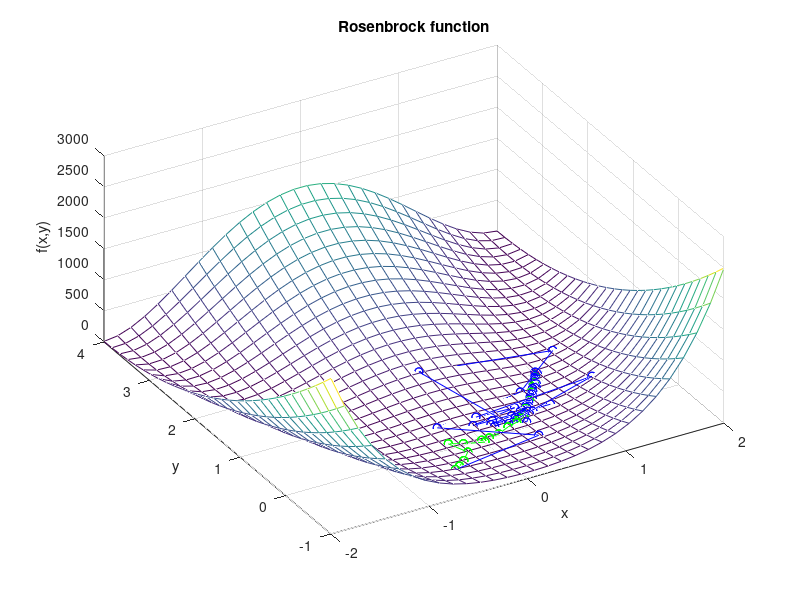

This figure's MATLAB source: (Note: this script raises an error after producing the figure.)
function um03_experiment ()

disp ('Step 1: plotting the problem')

f = @(x,y) 100 * (y - x.^2).^2 + (1 - x).^2;

[x, y] = meshgrid (linspace (-2, 2, 30), linspace (-1, 4, 30));
mesh (x, y, f(x,y));
grid on;
xlabel ('x');
ylabel ('y');
zlabel ('f(x,y)');
title ('Rosenbrock function');
hold on;
plot3 (1, 1, 0, 'ro');

view (-30, 50);

disp ('Step 2: Try fminsearch')

format long;
xpath = zeros(0, 3);  % Memorize path

x0 = [-0.5, -0.5];
options.Display = 'iter';
[xopt, fval, exitflag] = fminsearch (@fun, x0, options);

disp ('Solution');
disp (xopt);

disp ('Objective value at solution');
disp (fval);

fprintf ('exitflag = %d\n', exitflag);

animate_path (xpath, {'bo-'});


disp ('Step 3: Try fminunc')

xpath = zeros(0, 3);  % Memorize path

%x0 = [1, 1];
options.Display = 'iter';
options.GradObj = 'on';
[xopt, fval, exitflag] = fminunc (@fun, x0, options);

disp ('Solution');
disp (xopt);

disp ('Objective value at solution');
disp (fval);

fprintf ('exitflag = %d\n', exitflag);

animate_path (xpath, {'go-'});


disp ('Step 4: Try newton_simple')

xpath = zeros(0, 3);  % Memorize path

%x0 = [1, 1];
options.Display = 'iter';
[xopt, fval, exitflag] = newton_simple (@fun, x0, options);

disp ('Solution');
disp (xopt);

disp ('Objective value at solution');
disp (fval);

fprintf ('exitflag = %d\n', exitflag);

animate_path (xpath, {'ro-'});


disp ('Step 5: Try nelder_mead')

xpath = zeros(0, 3);  % Memorize path

%x0 = [1, 1];
options.Display = 'iter';
%options.MaxIterations = 4;
[xopt, fval, exitflag] = nelder_mead (@fun, x0, options);

disp ('Solution');
disp (xopt);

disp ('Objective value at solution');
disp (fval);

fprintf ('exitflag = %d\n', exitflag);

animate_path (xpath, {'mo-'});


  % Nested function to pass to fminsearch and fminunc.
  function [fx, gx, hx] = fun (x)
    fx = 100 * (x(2) - x(1).^2).^2 + (1 - x(1)).^2;
    
    gx = [-400 * x(1) * (x(2) - x(1).^2) - 2 * (1 - x(1)); ...
           200 * (x(2) - x(1).^2)];
    
    hx = [(1200 * x(1).^2 - 400 * x(2) + 2), -400 * x(1); ...
                                 -400 * x(1), 200];
    
    xpath = [xpath; x(:)', fx];  % Memorize path
  end

end

function animate_path (xpath, LineSpec)
  for i = 2:size (xpath, 1)
    plot3 (xpath(i-1:i,1), xpath(i-1:i,2), xpath(i-1:i,3), LineSpec{:});
    pause (0.1);
    drawnow ();
  end
end
